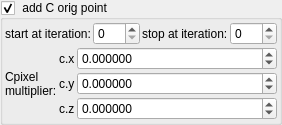
    <widget class="MyGroupBox" name="groupCheck_transf_function_enabledX_false">
     <property name="title">
      <string> add C orig point&amp;</string>
     </property>
     <property name="checkable">
      <bool>true</bool>
     </property>
     <layout class="QVBoxLayout" name="verticalLayout_15" stretch="0,0">
      <property name="spacing">
       <number>2</number>
      </property>
      <property name="leftMargin">
       <number>2</number>
      </property>
      <property name="topMargin">
       <number>2</number>
      </property>
      <property name="rightMargin">
       <number>2</number>
      </property>
      <property name="bottomMargin">
       <number>2</number>
      </property>
      <item>
       <layout class="QHBoxLayout" name="horizontalLayout_21" stretch="0,1,0,1">
        <item>
         <widget class="QLabel" name="label_104">
          <property name="text">
           <string>start at iteration:</string>
          </property>
         </widget>
        </item>
        <item>
         <widget class="MySpinBox" name="spinboxInt_transf_start_iterations_X">
          <property name="sizePolicy">
           <sizepolicy hsizetype="Minimum" vsizetype="Maximum">
            <horstretch>0</horstretch>
            <verstretch>0</verstretch>
           </sizepolicy>
          </property>
          <property name="minimum">
           <number>0</number>
          </property>
          <property name="maximum">
           <number>999</number>
          </property>
          <property name="value">
           <number>0</number>
          </property>
         </widget>
        </item>
        <item>
         <widget class="QLabel" name="label_75">
          <property name="text">
           <string>stop at iteration:</string>
          </property>
         </widget>
        </item>
        <item>
         <widget class="MySpinBox" name="spinboxInt_transf_stop_iterations_X">
          <property name="sizePolicy">
           <sizepolicy hsizetype="Preferred" vsizetype="Maximum">
            <horstretch>0</horstretch>
            <verstretch>0</verstretch>
           </sizepolicy>
          </property>
          <property name="maximum">
           <number>999</number>
          </property>
         </widget>
        </item>
       </layout>
      </item>
      <item>
       <layout class="QGridLayout" name="gridLayout_25" columnstretch="0,0,1">
        <property name="spacing">
         <number>2</number>
        </property>
        <item row="0" column="0" rowspan="3">
         <widget class="QLabel" name="label_120">
          <property name="text">
           <string>Cpixel
multiplier:</string>
          </property>
         </widget>
        </item>
        <item row="2" column="2">
         <widget class="MyDoubleSpinBox" name="spinbox3_transf_constant_multiplier_111_z">
          <property name="sizePolicy">
           <sizepolicy hsizetype="Minimum" vsizetype="Maximum">
            <horstretch>0</horstretch>
            <verstretch>0</verstretch>
           </sizepolicy>
          </property>
          <property name="prefix">
           <string/>
          </property>
          <property name="suffix">
           <string/>
          </property>
          <property name="decimals">
           <number>6</number>
          </property>
          <property name="minimum">
           <double>-99.989999999999995</double>
          </property>
          <property name="maximum">
           <double>99.989999999999995</double>
          </property>
          <property name="singleStep">
           <double>0.100000000000000</double>
          </property>
         </widget>
        </item>
        <item row="0" column="2">
         <widget class="MyDoubleSpinBox" name="spinbox3_transf_constant_multiplier_111_x">
          <property name="sizePolicy">
           <sizepolicy hsizetype="Minimum" vsizetype="Maximum">
            <horstretch>0</horstretch>
            <verstretch>0</verstretch>
           </sizepolicy>
          </property>
          <property name="prefix">
           <string/>
          </property>
          <property name="suffix">
           <string/>
          </property>
          <property name="decimals">
           <number>6</number>
          </property>
          <property name="minimum">
           <double>-99.989999999999995</double>
          </property>
          <property name="maximum">
           <double>99.989999999999995</double>
          </property>
          <property name="singleStep">
           <double>0.100000000000000</double>
          </property>
         </widget>
        </item>
        <item row="1" column="1">
         <widget class="QLabel" name="label_121">
          <property name="text">
           <string notr="true">c.y</string>
          </property>
         </widget>
        </item>
        <item row="1" column="2">
         <widget class="MyDoubleSpinBox" name="spinbox3_transf_constant_multiplier_111_y">
          <property name="sizePolicy">
           <sizepolicy hsizetype="Minimum" vsizetype="Maximum">
            <horstretch>0</horstretch>
            <verstretch>0</verstretch>
           </sizepolicy>
          </property>
          <property name="prefix">
           <string/>
          </property>
          <property name="suffix">
           <string/>
          </property>
          <property name="decimals">
           <number>6</number>
          </property>
          <property name="minimum">
           <double>-99.989999999999995</double>
          </property>
          <property name="maximum">
           <double>99.989999999999995</double>
          </property>
          <property name="singleStep">
           <double>0.100000000000000</double>
          </property>
         </widget>
        </item>
        <item row="2" column="1">
         <widget class="QLabel" name="label_122">
          <property name="text">
           <string notr="true">c.z</string>
          </property>
         </widget>
        </item>
        <item row="0" column="1">
         <widget class="QLabel" name="label_123">
          <property name="text">
           <string notr="true">c.x</string>
          </property>
         </widget>
        </item>
       </layout>
      </item>
     </layout>
    </widget>
